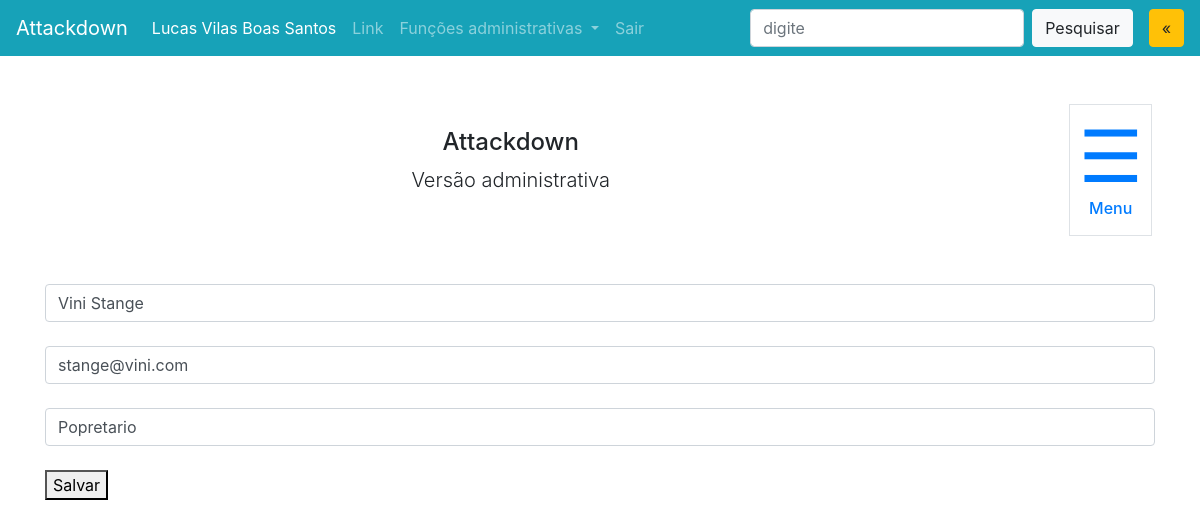
The page /accounts/editar/002.339.249-57 (signed in) on the database its author committed.
### account/models.py (models this page shows, shortened)
class Account(AbstractBaseUser, PermissionsMixin):
    email = models.EmailField(_('email address'), unique=True, max_length=60)
    cpf = models.TextField(unique=True, primary_key=True)
    nome = models.TextField(max_length=45)
    cargo = models.TextField(max_length=20)
    is_admin = models.BooleanField(default=False)
    is_staff = models.BooleanField(default=False)
    is_superuser = models.BooleanField(default=False)
    is_active = models.BooleanField(default=True)
    date_joined = models.DateTimeField(default=timezone.now)
    USERNAME_FIELD = 'email'
    REQUIRED_FIELDS = ['cpf']
    objects = AccountManager()

### account/views.py (the view, shortened to what this page needs)
# urls.py: path('editar/<str:cpf_funcionario>', views.editar_funcionarios, name="editar-funcionario"),
def editar_funcionarios(request, cpf_funcionario):
    usuario = request.user
    funcionario = get_object_or_404(Account, cpf=cpf_funcionario)
    context = {}
    if not usuario.is_authenticated:
        return redirect("/")
    else:
        editar_funcionario_form = EditarFuncionarioForm(instance=funcionario)
        context['editar_funcionario'] = editar_funcionario_form
    return render(request, 'editar_funcionario.html', context)

### account/forms.py
class EditarFuncionarioForm(forms.ModelForm):
    email = forms.EmailField(max_length=60, required=True, label='Email',
        widget=forms.EmailInput(attrs={'class':'form-control input-registro',
                                      'placeholder':'email@email.com'
        }))
    nome = forms.CharField(max_length=35, required=True, label='Nome',
        widget=forms.TextInput(attrs={'class':'form-control input-registro',
                                      'placeholder':'Nome e sobrenome'
        }))
    cargo = forms.CharField(max_length=35, required=True, label='Nome',
        widget=forms.TextInput(attrs={'class':'form-control input-registro'
        }))
    class Meta:
        model = Account
        fields = ("email", "nome", "cargo")

### templates/editar_funcionario.html (shortened to what this page needs)
{% extends "base.html" %}
{% block conteudo %}
    <form method="POST">{% csrf_token %}
        {{ editar_funcionario.nome }}<br>
        {{ editar_funcionario.email }}<br>
        {{ editar_funcionario.cargo }}<br>
        <button>Salvar</button>
    </form>
{% endblock conteudo %}

### templates/base.html (shortened to what this page needs)
<html>
<head>
<link rel="stylesheet" href="https://stackpath.bootstrapcdn.com/bootstrap/4.2.1/css/bootstrap.min.css">
</head>
<body>
<nav class="navbar navbar-expand-xl navbar-dark bg-info">
	<a class="navbar-brand" href="http://127.0.0.1:8000/index/">Attackdown</a>
    <a class="pull-bs-canvas-right ml-3 order-xl-last btn btn-warning" href="#">&laquo;</a>
    <div class="collapse navbar-collapse" id="navbarSupportedContent">
		<ul class="navbar-nav mr-auto">
			<li class="nav-item active">
				<a class="nav-link" href="#">{{user.nome}}<span class="sr-only">(current)</span></a>
			</li>
			<li class="nav-item">
				<a class="nav-link" href="#">Link</a>
			</li>
			<li class="nav-item dropdown">
				<a class="nav-link dropdown-toggle" href="#" id="navbarDropdown" role="button" data-toggle="dropdown" aria-haspopup="true" aria-expanded="false">
				Funções administrativas
				</a>
			</li>
			<li class="nav-item">
				<a class="nav-link" href="/accounts/logout" tabindex="-1">Sair</a>
			</li>
		</ul>
		<form class="form-inline my-2 my-lg-0">
			<input class="form-control mr-sm-2" type="search" placeholder="digite" aria-label="Search">
			<button class="btn btn-light my-2 my-sm-0" type="submit">Pesquisar</button>
		</form>
	</div>
</nav>
<div class="d-flex justify-content-around my-5">
    <div class="flex-grow-1 text-center align-self-center">
    	<h4 class="h4">Attackdown</h4>
        <p class="lead">Versão administrativa</p>
    </div>
    <div class="text-center border p-2 mx-5">
    	<a class="pull-bs-canvas-right d-block text-primary text-decoration-none" href="#">
        	<span class="display-3">&#9776;</span>
            <h6>Menu</h6>
        </a>
    </div>
</div>
<div class="container">
	{% block conteudo %}
	{% endblock conteudo %}
</div>
</body>
</html>

### templates/base.html (style rules this page uses)
body { min-height: 100vh; }

### rows shown on the page
Account: nome "Lucas Vilas Boas Santos"
Account: nome "Vini Stange", email "stange@vini.com", cargo "Popretario"
